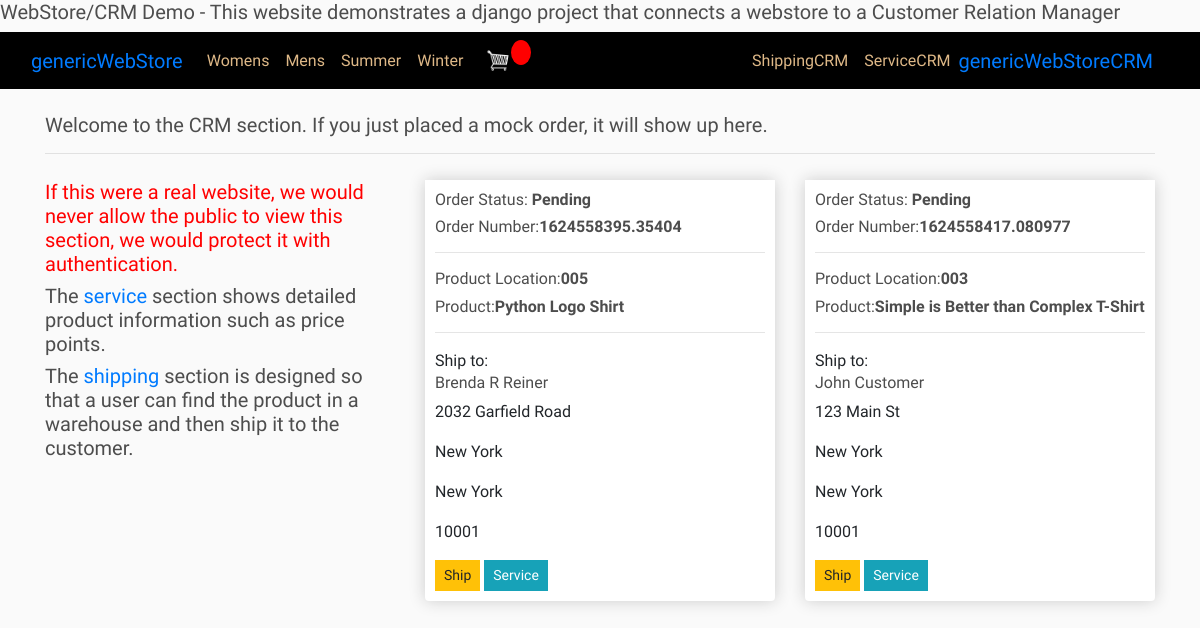
Screenshot of /orders/ with the database file from the repository.
### store/models.py (models this page shows, shortened)
class ShippingAddress(models.Model):
	STATUS = (
			('Pending', 'Pending'),
			('Picked', 'Picked'),
			('Shipped', 'Shipped'),
			('Canceled', 'Canceled'),
			)
	customer = models.ForeignKey(Customer, on_delete=models.SET_NULL, null=True)
	order = models.ForeignKey(Order, on_delete=models.SET_NULL, null=True)
	orderItem = models.ManyToManyField(OrderItem)
	address = models.CharField(max_length=200, null=False)
	city = models.CharField(max_length=200, null=False)
	state = models.CharField(max_length=200, null=False)
	zipcode = models.CharField(max_length=200, null=False)
	date_added = models.DateTimeField(auto_now_add=True)
	status = models.CharField(max_length=200, null=True,blank=True, choices=STATUS, default="Pending")
	note = models.CharField(max_length=1000, null=True, blank=True)

class Order(models.Model):
	customer = models.ForeignKey(Customer, on_delete=models.SET_NULL, null=True, blank=True)
	date_ordered = models.DateTimeField(auto_now_add=True)
	complete = models.BooleanField(default=False)
	transaction_id = models.CharField(max_length=100, null=True)
	def __str__(self):
		return str(self.transaction_id)

class OrderItem(models.Model):
	product = models.ForeignKey(Product, on_delete=models.SET_NULL, null=True)
	order = models.ForeignKey(Order, on_delete=models.SET_NULL, null=True)
	quantity = models.IntegerField(default=0, null=True, blank=True)
	date_added = models.DateTimeField(auto_now_add=True)

class Product(models.Model):
	sCATEGORY = (
			('Summer', 'Summer'),
			('Winter', 'Winter'),
			)
	gCATEGORY = (
			('Womens', 'Womens'),
			('Mens', 'Mens'),
			)
	LOCATION = (
			('001','001'),
			('002','002'),
			('003','003'),
			('004','004'),
			('005','005'),
			('006','006'),
			('007','007'),
			)
	name = models.CharField(max_length=200)
	description = models.CharField(max_length=200, null=True, blank=True)
	genderCategory = models.CharField(max_length=200, null=True, choices=gCATEGORY)
	seasonCategory = models.CharField(max_length=200, null=True, choices=sCATEGORY)
	price = models.FloatField()
	slPrice = models.FloatField(null=True, blank=True)
	lwstPrice = models.FloatField(null=True, blank=True)
	cost = models.FloatField(null=True, blank=True)
	location = models.CharField(max_length=200, null=True, choices=LOCATION)
	mnfDscptn = models.TextField(null=True, blank=True)
	mnfBrCd = models.CharField(max_length=200, default=False)
	digital = models.BooleanField(default=False,null=True, blank=True)
	image = models.ImageField(null=True, blank=True)
	image2 = models.ImageField(null=True, blank=True)
	image3 = models.ImageField(null=True, blank=True)
	date_created = models.DateTimeField(auto_now_add=True, null=True)
	tags = models.ManyToManyField(Tag)
	newItem = models.BooleanField(default=False,null=True, blank=True)
	whatsHot = models.BooleanField(default=False,null=True, blank=True)
	promo = models.BooleanField(default=False,null=True, blank=True)
	def __str__(self):
		return self.name

class Customer(models.Model):
	user = models.OneToOneField(User, null=True, blank=True, on_delete=models.CASCADE)
	name = models.CharField(max_length=200, null=True)
	email = models.CharField(max_length=200)
	def __str__(self):
		return self.name

### CRM/views.py (the view)
# urls.py: path('orders/', views.orders, name="orders"),
def orders(request):
    order = Order.objects.all()
    item = OrderItem.objects.all()
    address = ShippingAddress.objects.all()
    context = {'order':order, 'address': address, 'item':item}
    return render(request, 'crm/orders.html', context)

### CRM/templates/CRM/orders.html
{% extends 'store/main.html' %}
{% load static %}
{% block content %}
<h5>        Welcome to the CRM section.  If you just placed a mock order, it will show up here.   <hr>
</h5>
<div class="row">
    <div class="col-lg-4">
<h5 style="color: red;">If this were a real website, we would never allow the public to view this section, we would protect it with authentication.
</h5>
        <h5> The <a href="{% url 'service' %}">service</a> section shows detailed product information such as price points.
        </h5>
        <h5>The <a href="{% url 'shipping' %}">shipping</a>
            section is designed so that a user can find the product in a warehouse and then ship it to the customer.
        </h5>
    </div>
    {% for i in address %}
    <div class="col-lg-4">
        <div class="box-element product">
            <h6>Order Status: <strong>{{ i.status }}</strong></h6>
            <h6>Order Number:<strong>{{ i.order }}</strong></h6>
            <hr>
            {% for item in i.orderItem.all %}
            <h6>Product Location:<strong>{{ item.product.location }}</strong></h6>
            <h6>Product:<strong>{{ item.product }}</strong></h6>
            <hr>
            {% endfor %}
            Ship to:
         <h6>{{ i.customer }}</h6>
            <p>{{ i.address }}</p>
            <p> {{ i.city }}</p>
            <p> {{ i.state }}</p>
            <p> {{ i.zipcode }}</p>
            <a class="btn btn-sm btn-warning" href="{% url 'updateOrder' i.id %}">Ship</a>
            <a class="btn btn-sm btn-info" href="{% url 'serviceOrder' i.id %}">Service</a>
        </div>
    </div>
    {% endfor %}
</div>
{% endblock content %}

### static/css/main.css (style rules this page uses)
body { background-color: hsl(0, 0%, 98%); font-family: 'Tomorrow', sans-serif; }
h1,h2,h3,h4,h5,h6 { color:hsl(0, 0%, 30%); }
.box-element { box-shadow:hsl(0, 0%, 80%) 0 0 16px; background-color: #fff; border-radius: 4px; padding: 10px; }
.product { border-radius: 0 0 4px 4px; }
.col-lg-4, .col-lg-6, .col-lg-8, .col-lg-12 { margin-top: 10px; }
.btn { border-radius: 0; }

### rows the page displays
ShippingAddress: status "Pending", order "1624558395.35404", customer "Brenda R Reiner", address "2032 Garfield Road", city "New York", state "New York", zipcode "10001"
OrderItem: product.location "005", product "Python Logo Shirt"
ShippingAddress: status "Pending", order "1624558417.080977", customer "John Customer", address "123 Main St", city "New York", state "New York", zipcode "10001"
OrderItem: product.location "003", product "Simple is Better than Complex T-Shirt"
